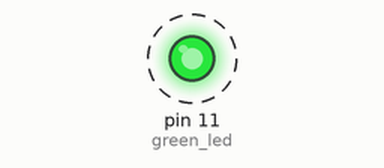
The sketch below on a simulated Arduino Uno, built with avr-gcc and run on an emulated ATmega328P. Shown: output pins drawn as LEDs (lit = HIGH). Dashed ring = blinking.

Above: at 0.5 s.
Timing chart, 0 to 4.6 s (numbered marks = the images above):
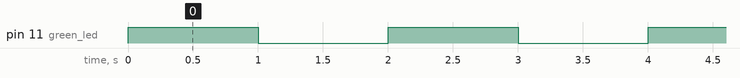

Measured:
- by itself, pin 11 (green_led): alternates HIGH for 1.0 s and LOW for 1.0 s

The sketch:

simple_blink.ino
```cpp
// assign your variables
int green_led = 11;

// the setup routine runs once when you press reset:
void setup() {
  pinMode(green_led, OUTPUT);
}

// the loop routine runs over and over again forever:
void loop() {
  digitalWrite(green_led, HIGH); // turn the LED on (HIGH is the voltage level)
  delay(1000);                   // wait for a second
  digitalWrite(green_led, LOW);  // turn the LED off by making the voltage LOW
  delay(1000);                   // wait for a second
}
```
